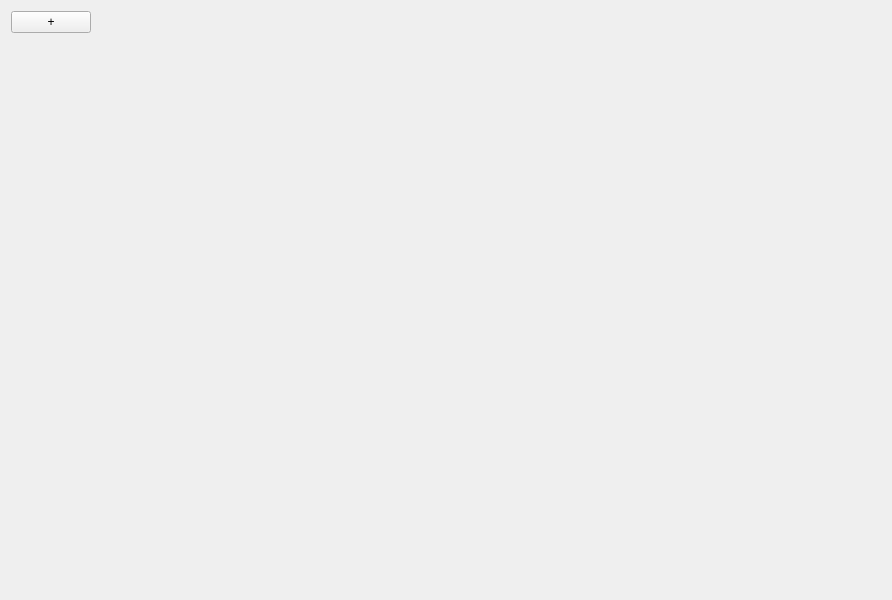
<?xml version="1.0" encoding="UTF-8"?>
<ui version="4.0">
 <class>Widget</class>
 <widget class="QWidget" name="Widget">
  <property name="geometry">
   <rect>
    <x>0</x>
    <y>0</y>
    <width>892</width>
    <height>600</height>
   </rect>
  </property>
  <property name="minimumSize">
   <size>
    <width>800</width>
    <height>600</height>
   </size>
  </property>
  <property name="windowTitle">
   <string>Widget</string>
  </property>
  <layout class="QGridLayout" name="gridLayout">
   <item row="0" column="0">
    <widget class="QPushButton" name="btn">
     <property name="text">
      <string>+</string>
     </property>
    </widget>
   </item>
   <item row="0" column="1">
    <spacer name="horizontalSpacer">
     <property name="orientation">
      <enum>Qt::Horizontal</enum>
     </property>
     <property name="sizeHint" stdset="0">
      <size>
       <width>40</width>
       <height>20</height>
      </size>
     </property>
    </spacer>
   </item>
   <item row="1" column="0" colspan="2">
    <widget class="StageChart" name="widget" native="true"/>
   </item>
  </layout>
 </widget>
 <layoutdefault spacing="6" margin="11"/>
 <customwidgets>
  <customwidget>
   <class>StageChart</class>
   <extends>QWidget</extends>
   <header>StageChart.h</header>
   <container>1</container>
  </customwidget>
 </customwidgets>
 <resources/>
 <connections/>
</ui>
